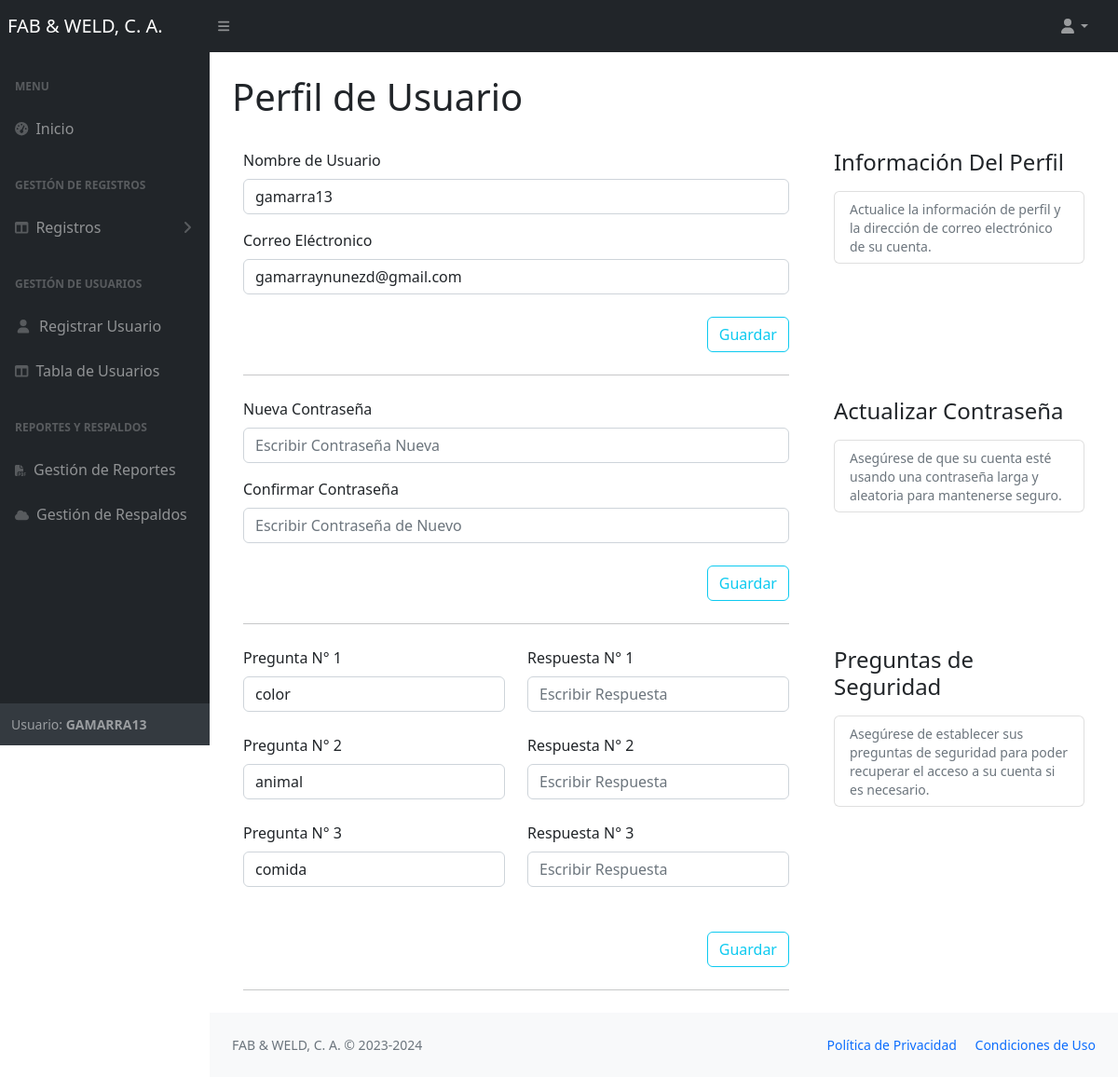
The app's page /views/perfil.php (signed in) with its own data.
### tables this page shows
CREATE TABLE `users` (
  `id` int NOT NULL,
  `username` varchar(100) DEFAULT NULL,
  `email` varchar(100) NOT NULL,
  `passwordd` varchar(255) DEFAULT NULL,
  `estatus` varchar(50) NOT NULL,
  `role_id` int DEFAULT NULL
);

CREATE TABLE `preguntas_seguridad` (
  `id_pregunta` int NOT NULL,
  `pregunta1` varchar(100) NOT NULL,
  `pregunta2` varchar(100) NOT NULL,
  `pregunta3` varchar(100) NOT NULL,
  `respuesta1` varchar(100) NOT NULL,
  `respuesta2` varchar(100) NOT NULL,
  `respuesta3` varchar(100) NOT NULL,
  `id_user` int NOT NULL
);

### views/perfil.php (the view, shortened to what this page needs)
<?php
require"../php/conexion.php";
$id = $_SESSION["id"];
$rol1=2;
$estatus='estatus';
$consulta = "SELECT * FROM users u LEFT JOIN roles r ON u.role_id=r.id_rol LEFT JOIN preguntas_seguridad p ON p.id_user=u.id WHERE id='$id'   OR $rol1='role_id'  AND $estatus='estatus' ";
$result = mysqli_query($conexion, $consulta);
$row= $result->fetch_assoc();
if (mysqli_num_rows($result) == 0) {
    echo" <script>
    alert('Por favor debe de iniciar sesión');
    window.location.href='../index.php';
    </script>';
    ";
    session_destroy();
      mysqli_close($conexion);
}if (!$result=mysqli_query($conexion, $consulta)) {
	echo("Error description:".mysqli_error($conexion));
}
    ?>
<!DOCTYPE html>
<html lang="en">
    <head>
        <link href="https://cdn.jsdelivr.net/npm/simple-datatables@7.1.2/dist/style.min.css" rel="stylesheet" />
        <link href="../css/styles.css" rel="stylesheet" />
    </head>
    <body class="sb-nav-fixed">
        <nav class="sb-topnav navbar navbar-expand navbar-dark bg-dark">
            <a class="navbar-brand ps-2" href="home.php">FAB & WELD, C. A.</a>
            <button class="btn btn-link btn-sm order-1 order-lg-0 me-4 me-lg-0" id="sidebarToggle" href="#!"><i class="fas fa-bars"></i></button>
            <ul class="navbar-nav ms-auto ms-md-0 me-3 me-lg-4">
                <li class="nav-item dropdown">
                    <a class="nav-link dropdown-toggle" id="navbarDropdown" href="#" role="button" data-bs-toggle="dropdown" aria-expanded="false"><i class="fas fa-user fa-fw"></i></a>
                </li>
            </ul>
        </nav>
        <div id="layoutSidenav">
            <div id="layoutSidenav_nav">
                <nav class="sb-sidenav accordion sb-sidenav-dark" id="sidenavAccordion">
                    <div class="sb-sidenav-menu">
                        <div class="nav">
                            <div class="sb-sidenav-menu-heading">Menu</div>
                            <a class="nav-link" href="home.php">
                                <div class="sb-nav-link-icon"><i class="fas fa-tachometer-alt"></i></div>
                                Inicio
                            </a>
                            <div class="sb-sidenav-menu-heading">Gestión de Registros</div>
                            <a class="nav-link collapsed" href="#" data-bs-toggle="collapse" data-bs-target="#collapseLayouts" aria-expanded="false" aria-controls="collapseLayouts">
                                <div class="sb-nav-link-icon"><i class="fas fa-columns"></i></div>
                                Registros
                                <div class="sb-sidenav-collapse-arrow"><i class="fas fa-angle-down"></i></div>
                            </a>
                            <div class="sb-sidenav-menu-heading">Gestión de Usuarios</div>
                            <a class="nav-link" href="nuevo_user.php">
                                <div class="sb-nav-link-icon"><i class="fas fa-user fa-fw"></i></div>
                               Registrar Usuario
                            </a>
                            <a class="nav-link" href="usuarios.php">
                                <div class="sb-nav-link-icon"><i class="fas fa-columns"></i></div>
                               Tabla de  Usuarios
                            </a>
                            <div class="sb-sidenav-menu-heading">Reportes y Respaldos</div>
                            <a class="nav-link" href="reportes.php">
                                <div class="sb-nav-link-icon"><i class='fas fa-file-pdf' style='font-size:12px'></i></div>
                               Gestión de Reportes
                            </a>
                            <a class="nav-link" href="backups.php">
                                <div class="sb-nav-link-icon"><i class='fas fa-cloud' style='font-size:12px'></i></div>
                              Gestión de Respaldos
                            </a>
                        </div>
                    </div>
                    <div class="sb-sidenav-footer">
                        <div class="small">Usuario: <b style="text-transform: uppercase"><?php echo $row['username'] ?></b></div>
                    </div>
                </nav>
            </div>
<div id = 'layoutSidenav_content'>
<main>
<div class = 'container-fluid px-4'>
<h1 class = 'mt-4'>Perfil de Usuario</h1>
<div class = 'container'>
<div class = 'row g-5'>
<div class = 'col-md-5 col-lg-4 order-md-last'>
<h4 class = 'd-flex justify-content-between align-items-center mb-3'>
<span class = 'text-dark'>Información Del Perfil</span>
</h4>
<ul class = 'list-group mb-3'>
<li class = 'list-group-item d-flex justify-content-between lh-sm'>
<div>
<small class = 'text-muted'>Actualice la información de perfil y la dirección de correo electrónico de su cuenta.</small>
</div>
</li>
</ul>
</div>
<div class = 'col-md-7 col-lg-8'>
<form class = '' method = 'POST' action = "../php/actualizar_profile.php?id=<?=$row['id']?>">
<div class = 'row g-3'>
<div class = 'col-12'>
<label for = 'username' class = 'form-label'>Nombre de Usuario</label>
<div class = 'input-group has-validation'>
<input type = 'text' class = 'form-control' id = 'username' name = 'username' placeholder = 'Escribir Nombre de Usuario' value = "<?php echo $row['username'] ?>" required>
</div>
</div>
<div class = 'col-12'>
<label for = 'email' class = 'form-label'>Correo Eléctronico</label>
<input type = 'email' class = 'form-control' id = 'email'  name = 'email' placeholder = 'you@example.com' value = "<?php echo $row['email'] ?>" required>
</div>
</div>
<br>
<div class = 'd-grid gap-2 d-md-flex justify-content-md-end'>
<button class = 'btn btn-outline-info' type = 'submit'>Guardar</button>
</div>
<hr class = 'my-4'>
</form>
</div>
</div>
</div>
<div class = 'container'>
<div class = 'row g-5'>
<div class = 'col-md-5 col-lg-4 order-md-last'>
<h4 class = 'd-flex justify-content-between align-items-center mb-3'>
<span class = 'text-dark'>Actualizar Contraseña</span>
</h4>
<ul class = 'list-group mb-3'>
<li class = 'list-group-item d-flex justify-content-between lh-sm'>
<div>
<small class = 'text-muted'>Asegúrese de que su cuenta esté usando una contraseña larga y aleatoria para mantenerse seguro.</small>
</div>
</li>
</ul>
</div>
<div class = 'col-md-7 col-lg-8'>
<form class = '' method = 'POST' action = "../php/actualizar_password.php?id=<?=$row['id']?>"  onsubmit = 'return validarClave()' >
<div class = 'row g-3'>
<div class = 'col-12'>
<label for = 'username' class = 'form-label'>Nueva Contraseña</label>
<div class = 'input-group has-validation'>
<input type = 'password' class = 'form-control' id = 'clave' name = 'passwordd' maxlength = '15' minlength = '8' placeholder = 'Escribir Contraseña Nueva'  required>
</div>
</div>
<div class = 'col-12'>
<label for = 'email' class = 'form-label'>Confirmar Contraseña</label>
<input type = 'password' class = 'form-control' id = 'confirmacionClave' name = 'confirm_password' maxlength = '15' minlength = '8' placeholder = 'Escribir Contraseña de Nuevo'  required>
</div>
</div>
<br>
<div class = 'd-grid gap-2 d-md-flex justify-content-md-end'>
<button class = 'btn btn-outline-info' type = 'submit'>Guardar</button>
</div>
<hr class = 'my-4'>
</form>
</div>
</div>
</div>
<div class = 'container'>
<div class = 'row g-5'>
<div class = 'col-md-5 col-lg-4 order-md-last'>
<h4 class = 'd-flex justify-content-between align-items-center mb-3'>
<span class = 'text-dark'>Preguntas de Seguridad</span>
</h4>
<ul class = 'list-group mb-3'>
<li class = 'list-group-item d-flex justify-content-between lh-sm'>
<div>
<small class = 'text-muted'>Asegúrese de establecer sus preguntas de seguridad para poder recuperar el acceso a su cuenta si es necesario.</small>
</div>
</li>
</ul>
</div>
<div class = 'col-md-7 col-lg-8'>
<form class = '' method = 'POST' action = '../php/actualizar_preguntas.php'>
<div class = 'row'>
<div class = 'col'>
<label for = 'email' class = 'form-label'>Pregunta N° 1</label>
<input type = 'text' class = 'form-control' placeholder = 'Escribir Pregunta' aria-label = 'First name' value = "<?php echo $row['pregunta1'] ?>" name = 'pregunta1' required>
</div>
<br>
<div class = 'col'>
<label for = 'email' class = 'form-label'>Respuesta N° 1</label>
<input type = 'text' class = 'form-control' placeholder = 'Escribir Respuesta' aria-label = 'Last name' name = 'respuesta1' required>
</div>
</div>
<br>
<div class = 'row'>
<div class = 'col'>
<label for = 'email' class = 'form-label'>Pregunta N° 2</label>
<input type = 'text' class = 'form-control' placeholder = 'Escribir Pregunta' value = "<?php echo $row['pregunta2'] ?>" aria-label = 'First name' name = 'pregunta2' required>
</div>
<br>
<div class = 'col'>
<label for = 'email' class = 'form-label'>Respuesta N° 2</label>
<input type = 'text' class = 'form-control' placeholder = 'Escribir Respuesta' aria-label = 'Last name' name = 'respuesta2' required>
</div>
</div>
<br>
<div class = 'row'>
<div class = 'col'>
<label for = 'email' class = 'form-label'>Pregunta N° 3</label>
<input type = 'text' class = 'form-control' placeholder = 'Escribir Pregunta' value = "<?php echo $row['pregunta3'] ?>" name = 'pregunta3' aria-label = 'First name' required>
</div>
<br>
<div class = 'col'>
<label for = 'email' class = 'form-label'>Respuesta N° 3</label>
<input type = 'text' class = 'form-control' placeholder = 'Escribir Respuesta' aria-label = 'Last name' name = 'respuesta3' required>
</div>
</div>
<br>
<br>
<div class = 'd-grid gap-2 d-md-flex justify-content-md-end'>
<button class = 'btn btn-outline-info' type = 'submit'>Guardar</button>
</div>
<hr class = 'my-4'>
</form>
</div>
</div>
</div>
</main>
                <?php require'footer.php';?>

### records on screen
users: username "GAMARRA13", username "gamarra13", email "gamarraynunezd@gmail.com", pregunta1 "color", pregunta2 "animal", pregunta3 "comida"
